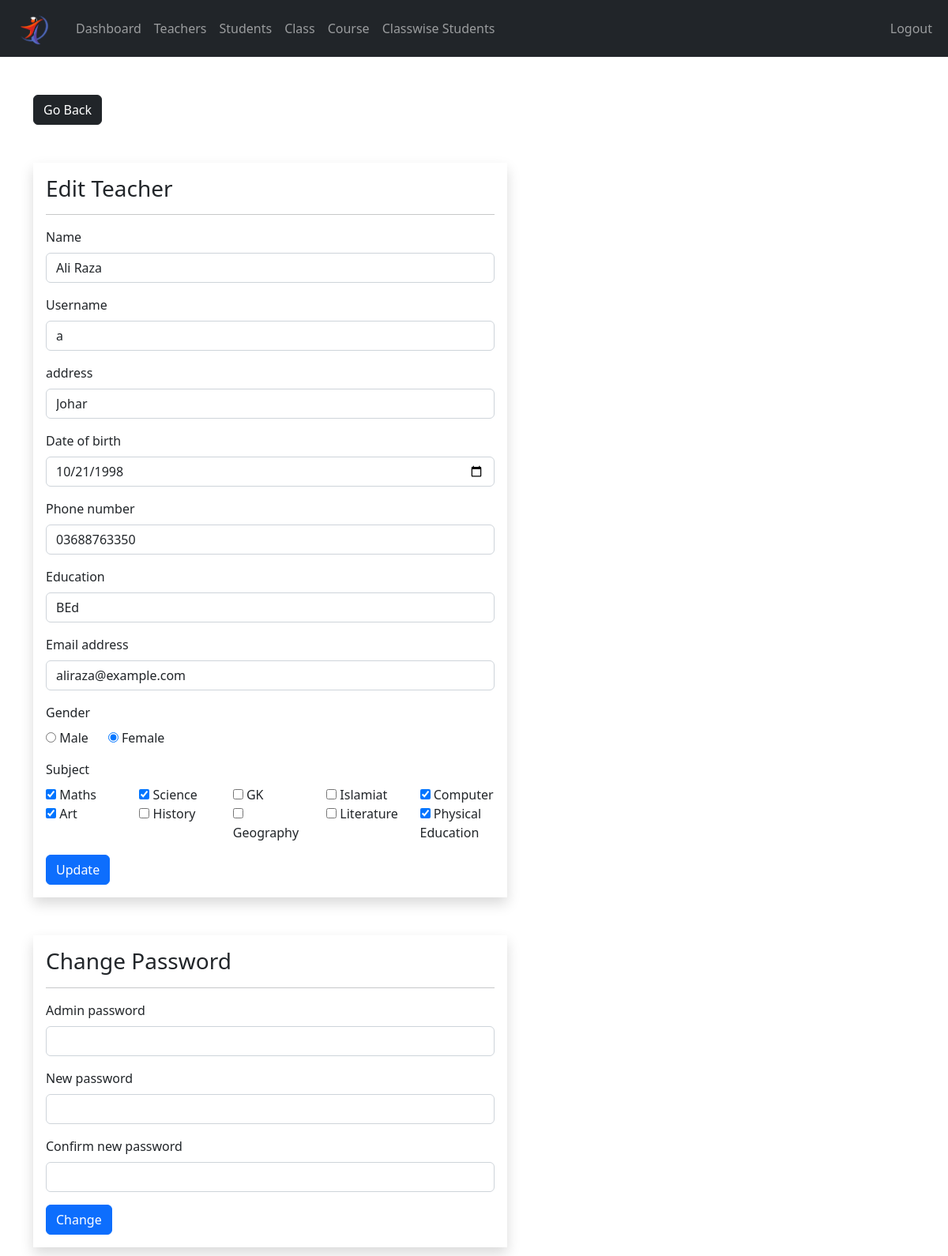
Screenshot of /admin/teacher-edit.php?idTeacher=1 (signed in) with the database file from the repository.
### tables this page shows
CREATE TABLE `teacher` (
  `idTeacher` int(11) NOT NULL AUTO_INCREMENT,
  `userID` int(11) NOT NULL,
  `name` varchar(45) NOT NULL,
  `gender` varchar(10) NOT NULL,
  `email` varchar(45) DEFAULT NULL,
  `phone_no` varchar(45) DEFAULT NULL,
  `Education` varchar(45) NOT NULL,
  `Address` varchar(45) DEFAULT NULL,
  `DOB` date NOT NULL,
  `CNIC_NO` varchar(45) NOT NULL,
  `Date_of_joining` date NOT NULL,
  PRIMARY KEY (`idTeacher`),
  UNIQUE KEY `CNIC_NO_UNIQUE` (`CNIC_NO`),
  KEY `fk_Teacher_USER1_idx` (`userID`),
  CONSTRAINT `fk_Teacher_USER1` FOREIGN KEY (`userID`) REFERENCES `user` (`UserID`) ON DELETE CASCADE ON UPDATE CASCADE
);

CREATE TABLE `user` (
  `UserID` int(11) NOT NULL AUTO_INCREMENT,
  `username` varchar(45) NOT NULL,
  `password` varchar(45) DEFAULT NULL,
  `Role` enum('Teacher','Admin','Student') NOT NULL,
  PRIMARY KEY (`UserID`)
);

CREATE TABLE `subject` (
  `idSubject` int(11) NOT NULL AUTO_INCREMENT,
  `name` varchar(45) NOT NULL,
  PRIMARY KEY (`idSubject`)
);

### admin/data/teacher.php (called while the page is built, shortened)
<?php
function getTeachersSubjects($teacher_id, $conn)
{
  $sql = "SELECT ts.TeacherId, s.idSubject, s.name AS subject_name, t.name AS teacher_name
            FROM subject s
            INNER JOIN teacher_subjects ts ON s.idSubject = ts.SubID
            INNER JOIN teacher t ON ts.TeacherId = t.idTeacher
            WHERE ts.TeacherId=?";
  $stmt = $conn->prepare($sql);
  $stmt->execute([$teacher_id]);
  $results = $stmt->fetchAll(PDO::FETCH_ASSOC);
  if (empty($results)) {
    return 0;
  } else {
    return $results;
  }
}
function getUsername($Uid, $conn)
{
  $sql = "SELECT username FROM user WHERE UserID=?";
  $stmt = $conn->prepare($sql);
  $stmt->execute([$Uid]);
  $result = $stmt->fetch(PDO::FETCH_ASSOC);
  if ($result) {
    return $result['username'];
  } else {
    return 0;
  }
}
function getTeacherById($teacher_id, $conn)
{
  $sql = "SELECT * FROM teacher
           WHERE idTeacher=?";
  $stmt = $conn->prepare($sql);
  $stmt->execute([$teacher_id]);
  if ($stmt->rowCount() == 1) {
    $teacher = $stmt->fetch();
    return $teacher;
  } else {
    return 0;
  }
}

### admin/data/subject.php (called while the page is built, shortened)
<?php
function getAllSubjects($conn)
{
  $sql = "SELECT * FROM subject";
  $stmt = $conn->prepare($sql);
  $stmt->execute();
  if ($stmt->rowCount() >= 1) {
    $subjects = $stmt->fetchAll();
    return $subjects;
  } else {
    return 0;
  }
}
?>

### admin/teacher-edit.php (the view, shortened to what this page needs)
<?php
if (
  isset($_SESSION['UserID']) &&
  isset($_SESSION['role']) &&
  isset($_GET['idTeacher'])
) {
  if ($_SESSION['role'] == 'Admin') {
    include "../DB_connection.php";
    include "data/subject.php";
    include "data/class.php";
    include "data/teacher.php";
    $subjects = getAllSubjects($conn);
    $teacher_id = $_GET['idTeacher'];
    $teacher = getTeacherById($teacher_id, $conn);
    ?>
    <!DOCTYPE html>
    <html lang="en">
    <head>
      <link rel="stylesheet" href="https://cdn.jsdelivr.net/npm/bootstrap@5.2.0/dist/css/bootstrap.min.css">
      <link rel="stylesheet" href="../css/style.css">
      <link rel="stylesheet" href="https://cdnjs.cloudflare.com/ajax/libs/font-awesome/4.7.0/css/font-awesome.min.css">
    </head>
    <body>
      <?php
      include "inc/navbar.php";
      ?>
      <div class="container mt-5">
        <a href="teacher.php" class="btn btn-dark">Go Back</a>
        <form method="post" class="shadow p-3 mt-5 form-w" action="req/teacher-edit.php">
          <h3>Edit Teacher</h3>
          <hr>
          <div class="mb-3">
            <label class="form-label">Name</label>
            <input type="text" class="form-control" value="<?= $teacher['name'] ?>" name="name">
          </div>
          <div class="mb-3">
            <label class="form-label">Username</label>
            <?php
            $username = getUsername($teacher['userID'], $conn);
            ?>
            <input type="text" class="form-control" value="<?= $username ?>" name="username">
          </div>
          <div class="mb-3">
            <label class="form-label">address</label>
            <input type="text" class="form-control" value="<?= $teacher['Address'] ?>" name="Address">
          </div>
          <div class="mb-3">
            <label class="form-label">Date of birth</label>
            <input type="date" class="form-control" value="<?= $teacher['DOB'] ?>" name="DOB">
          </div>
          <div class="mb-3">
            <label class="form-label">Phone number</label>
            <input type="text" class="form-control" value="<?= $teacher['phone_no'] ?>" name="phone_no">
          </div>
          <div class="mb-3">
            <label class="form-label">Education</label>
            <input type="text" class="form-control" value="<?= $teacher['Education'] ?>" name="Education">
          </div>
          <div class="mb-3">
            <label class="form-label">Email address</label>
            <input type="text" class="form-control" value="<?= $teacher['email'] ?>" name="email">
          </div>
          <div class="mb-3">
            <label class="form-label">Gender</label><br>
            <input type="radio" value="Male" <?php if ($teacher['gender'] == 'Male' || $teacher['gender'] == 'male')
              echo 'checked'; ?> name="gender"> Male
            &nbsp;&nbsp;&nbsp;&nbsp;
            <input type="radio" value="Female" <?php if ($teacher['gender'] == 'Female' || $teacher['gender'] == 'female')
              echo 'checked'; ?> name="gender">
            Female
          </div>
          <div class="mb-3">
            <label class="form-label">Subject</label>
            <div class="row row-cols-5">
              <?php
              $subject_ids = getTeachersSubjects($teacher['idTeacher'], $conn);
              foreach ($subjects as $subject) {
                $checked = 0;
                if (is_array($subject_ids) && count($subject_ids) > 0) {
                  foreach ($subject_ids as $subject_id) {
                    if ($subject_id['idSubject'] == $subject['idSubject']) {
                      $checked = 1;
                    }
                  }
                }
                ?>
                <div class="col">
                  <input type="checkbox" name="subjects[]" <?php if ($checked)
                    echo "checked"; ?>
                    value="<?= $subject['idSubject'] ?>">
                  <?= $subject['name'] ?>
                </div>
              <?php }
              ?>
            </div>
          </div>
          <button type="submit" class="btn btn-primary">
            Update</button>
        </form>
        <form method="post" class="shadow p-3 my-5 form-w" action="req/teacher-change.php" id="change_password">
          <h3>Change Password</h3>
          <hr>
          <div class="mb-3">
            <div class="mb-3">
              <label class="form-label">Admin password</label>
              <input type="password" class="form-control" name="admin_pass">
            </div>
            <label class="form-label">New password </label>
            <div class="input-group mb-3">
              <input type="text" class="form-control" name="new_pass" id="passInput">
            </div>
          </div>
          <div class="mb-3">
            <label class="form-label">Confirm new password </label>
            <input type="text" class="form-control" name="c_new_pass" id="passInput2">
          </div>
          <button type="submit" class="btn btn-primary">
            Change</button>
        </form>
      </div>
    </body>
    </html>
    <?php
  } else {
    header("Location: teacher.php");
    exit;
  }
} else {
  header("Location: teacher.php");
  exit;
}
?>

### css/style.css (style rules this page uses)
.form-w { max-width: 600px; width: 100%; }

### rows the page displays
teacher: name "Ali Raza", username "a", Address "Johar", DOB "10/21/1998", phone_no "03688763350", Education "BEd", email "aliraza@example.com", gender "☑"
subject: idSubject "☑", name "Maths"
subject: idSubject "☑", name "Science"
subject: name "GK"
subject: name "Islamiat"
subject: idSubject "☑", name "Computer"
subject: idSubject "☑", name "Art"
subject: name "History"
subject: name "Geography"
subject: name "Literature"
subject: idSubject "☑", name "Physical Education"
